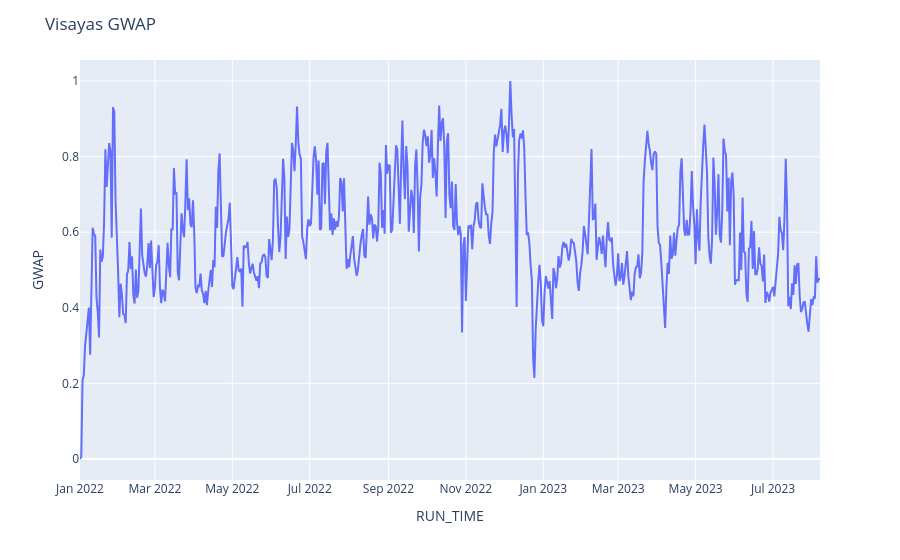
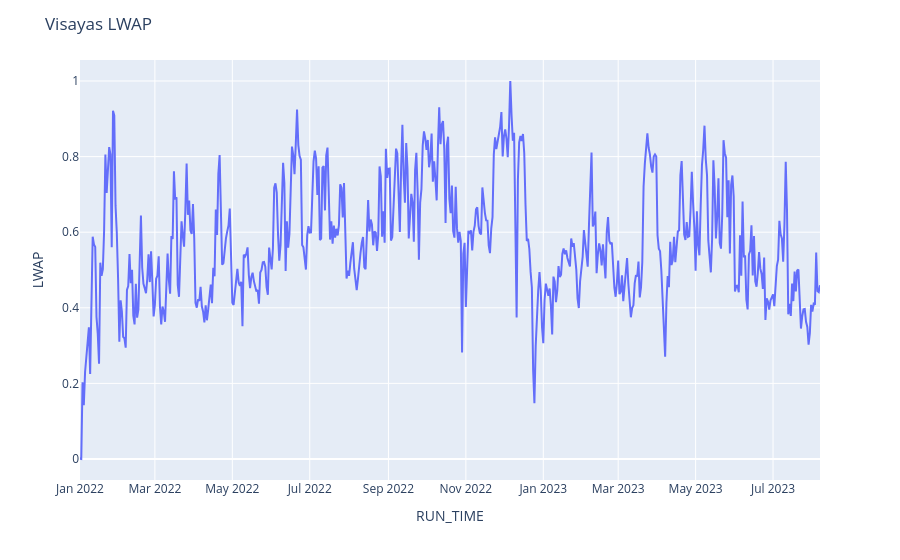

The cell these charts' notebook holds for them, in order:
### Code cell
#Plotting Train LWAP ang GWAP
# Create the line plot
gwap_plot = px.line(GWAP_train, x=GWAP_train.index, y='GWAP')
lwap_plot = px.line(LWAP_train, x=LWAP_train.index, y='LWAP')
# Set the title using the ticker value
gwap_plot.update_layout(title=f"Visayas GWAP")
lwap_plot.update_layout(title=f"Visayas LWAP")
# Display the plot
gwap_plot.show()
lwap_plot.show()

### Figure 1 — Plotly figure (JSON) as saved in the notebook; plotly's stock layout.template omitted (floating-point values rounded to 4 significant figures; data arrays with more than 128 entries replaced by an {"elided": "..."} marker saying what was removed)
{"data": [{"hovertemplate": "RUN_TIME=%{x}<br>GWAP=%{y}<extra></extra>", "legendgroup": "", "line": {"color": "#636efa", "dash": "solid"}, "marker": {"symbol": "circle"}, "mode": "lines", "name": "", "orientation": "v", "showlegend": false, "type": "scatter", "x": {"elided": "584 str values"}, "xaxis": "x", "y": {"elided": "584 float values"}, "yaxis": "y"}], "layout": {"autosize": true, "legend": {"tracegroupgap": 0}, "margin": {"t": 60}, "title": {"text": "Visayas GWAP"}, "xaxis": {"anchor": "y", "autorange": true, "domain": [0, 1], "range": ["2022-01-01", "2023-08-07"], "title": {"text": "RUN_TIME"}, "type": "date"}, "yaxis": {"anchor": "x", "autorange": true, "domain": [0, 1], "range": [-0.05556, 1.056], "title": {"text": "GWAP"}, "type": "linear"}}}

### Figure 2 — Plotly figure (JSON) as saved in the notebook; plotly's stock layout.template omitted (floating-point values rounded to 4 significant figures; data arrays with more than 128 entries replaced by an {"elided": "..."} marker saying what was removed)
{"data": [{"hovertemplate": "RUN_TIME=%{x}<br>LWAP=%{y}<extra></extra>", "legendgroup": "", "line": {"color": "#636efa", "dash": "solid"}, "marker": {"symbol": "circle"}, "mode": "lines", "name": "", "orientation": "v", "showlegend": false, "type": "scatter", "x": {"elided": "584 str values"}, "xaxis": "x", "y": {"elided": "584 float values"}, "yaxis": "y"}], "layout": {"autosize": true, "legend": {"tracegroupgap": 0}, "margin": {"t": 60}, "title": {"text": "Visayas LWAP"}, "xaxis": {"anchor": "y", "autorange": true, "domain": [0, 1], "range": ["2022-01-01", "2023-08-07"], "title": {"text": "RUN_TIME"}, "type": "date"}, "yaxis": {"anchor": "x", "autorange": true, "domain": [0, 1], "range": [-0.05556, 1.056], "title": {"text": "LWAP"}, "type": "linear"}}}
